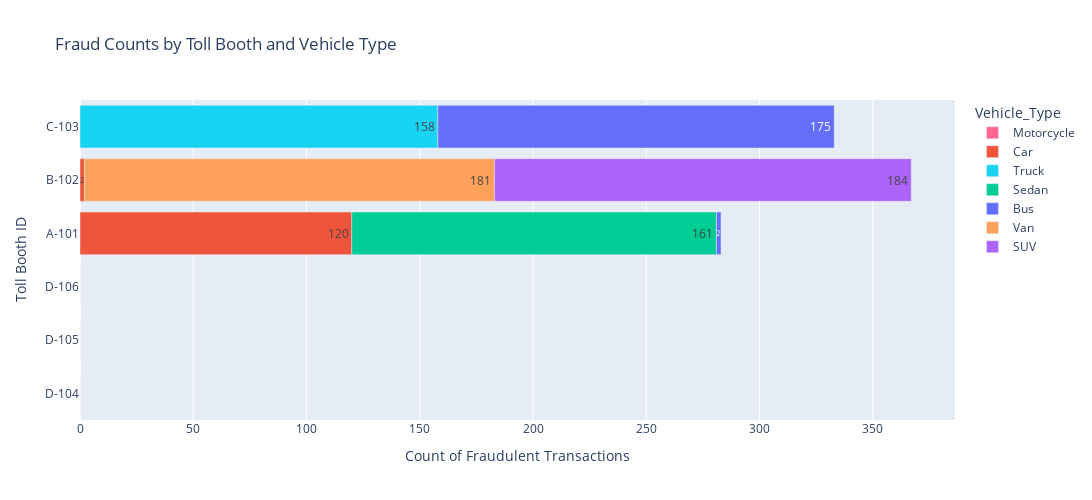

Notebook cell for this chart:
### Code cell
derived = eda_df.groupby(['TollBoothID', 'Vehicle_Type', 'Fraud_indicator']).size().reset_index(name='Count')
derived_pivot = derived.pivot_table(index=['TollBoothID', 'Vehicle_Type'], columns='Fraud_indicator', values='Count', fill_value=0).reset_index()

custom_palette = sns.color_palette("Set1", n_colors=len(derived_pivot['Vehicle_Type'].unique()))

fig = px.bar(derived_pivot, x='Fraud', y='TollBoothID', color='Vehicle_Type',
             title='Fraud Counts by Toll Booth and Vehicle Type',
             labels={'Fraud': 'Count of Fraudulent Transactions', 'TollBoothID': 'Toll Booth ID'},
             orientation='h')

fig.update_layout(width=1100,  
                  height=500)

fig.update_traces(texttemplate='%{x}', textposition='inside')

fig.data = sorted(fig.data, key=lambda x: sum(x['x']))

fig.show()

### Figure 1 — Plotly figure (JSON) as saved in the notebook; plotly's stock layout.template omitted (floating-point values rounded to 4 significant figures)
{"data": [{"alignmentgroup": "True", "hovertemplate": "Vehicle_Type=Motorcycle<br>Count of Fraudulent Transactions=%{x}<br>Toll Booth ID=%{y}<extra></extra>", "legendgroup": "Motorcycle", "marker": {"color": "#FF6692", "pattern": {"shape": ""}}, "name": "Motorcycle", "offsetgroup": "Motorcycle", "orientation": "h", "showlegend": true, "textposition": "inside", "texttemplate": "%{x}", "type": "bar", "x": [0, 0, 0], "xaxis": "x", "y": ["D-104", "D-105", "D-106"], "yaxis": "y"}, {"alignmentgroup": "True", "hovertemplate": "Vehicle_Type=Car<br>Count of Fraudulent Transactions=%{x}<br>Toll Booth ID=%{y}<extra></extra>", "legendgroup": "Car", "marker": {"color": "#EF553B", "pattern": {"shape": ""}}, "name": "Car", "offsetgroup": "Car", "orientation": "h", "showlegend": true, "textposition": "inside", "texttemplate": "%{x}", "type": "bar", "x": [120, 2], "xaxis": "x", "y": ["A-101", "B-102"], "yaxis": "y"}, {"alignmentgroup": "True", "hovertemplate": "Vehicle_Type=Truck<br>Count of Fraudulent Transactions=%{x}<br>Toll Booth ID=%{y}<extra></extra>", "legendgroup": "Truck", "marker": {"color": "#19d3f3", "pattern": {"shape": ""}}, "name": "Truck", "offsetgroup": "Truck", "orientation": "h", "showlegend": true, "textposition": "inside", "texttemplate": "%{x}", "type": "bar", "x": [158], "xaxis": "x", "y": ["C-103"], "yaxis": "y"}, {"alignmentgroup": "True", "hovertemplate": "Vehicle_Type=Sedan<br>Count of Fraudulent Transactions=%{x}<br>Toll Booth ID=%{y}<extra></extra>", "legendgroup": "Sedan", "marker": {"color": "#00cc96", "pattern": {"shape": ""}}, "name": "Sedan", "offsetgroup": "Sedan", "orientation": "h", "showlegend": true, "textposition": "inside", "texttemplate": "%{x}", "type": "bar", "x": [161], "xaxis": "x", "y": ["A-101"], "yaxis": "y"}, {"alignmentgroup": "True", "hovertemplate": "Vehicle_Type=Bus <br>Count of Fraudulent Transactions=%{x}<br>Toll Booth ID=%{y}<extra></extra>", "legendgroup": "Bus ", "marker": {"color": "#636efa", "pattern": {"shape": ""}}, "name": "Bus ", "offsetgroup": "Bus ", "orientation": "h", "showlegend": true, "textposition": "inside", "texttemplate": "%{x}", "type": "bar", "x": [2, 175], "xaxis": "x", "y": ["A-101", "C-103"], "yaxis": "y"}, {"alignmentgroup": "True", "hovertemplate": "Vehicle_Type=Van<br>Count of Fraudulent Transactions=%{x}<br>Toll Booth ID=%{y}<extra></extra>", "legendgroup": "Van", "marker": {"color": "#FFA15A", "pattern": {"shape": ""}}, "name": "Van", "offsetgroup": "Van", "orientation": "h", "showlegend": true, "textposition": "inside", "texttemplate": "%{x}", "type": "bar", "x": [181], "xaxis": "x", "y": ["B-102"], "yaxis": "y"}, {"alignmentgroup": "True", "hovertemplate": "Vehicle_Type=SUV<br>Count of Fraudulent Transactions=%{x}<br>Toll Booth ID=%{y}<extra></extra>", "legendgroup": "SUV", "marker": {"color": "#ab63fa", "pattern": {"shape": ""}}, "name": "SUV", "offsetgroup": "SUV", "orientation": "h", "showlegend": true, "textposition": "inside", "texttemplate": "%{x}", "type": "bar", "x": [184], "xaxis": "x", "y": ["B-102"], "yaxis": "y"}], "layout": {"barmode": "relative", "height": 500, "legend": {"title": {"text": "Vehicle_Type"}, "tracegroupgap": 0}, "title": {"text": "Fraud Counts by Toll Booth and Vehicle Type"}, "width": 1100, "xaxis": {"anchor": "y", "autorange": true, "domain": [0, 1], "range": [0, 386.3], "title": {"text": "Count of Fraudulent Transactions"}, "type": "linear"}, "yaxis": {"anchor": "x", "autorange": true, "domain": [0, 1], "range": [-0.5, 5.5], "title": {"text": "Toll Booth ID"}, "type": "category"}}}
